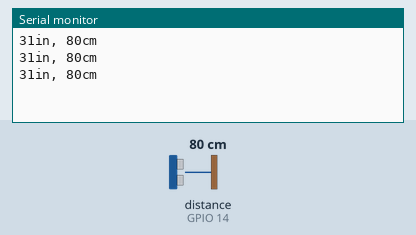
Simulated run of this sketch. Board: ESP32. Shown: the last lines printed to the serial monitor. Wiring (inferred from the names in the program): ultrasonic range finder: trigger GPIO 32; echo GPIO 14. The test bench sets the inputs (shaded band); at power-on: distance to the obstacle (sensor on GPIO 14) 80 cm. The echo pulse lasts 58.3 µs per cm.

Above: at 1.3 s.
1.4 s: distance to the obstacle (sensor on GPIO 14) set to 2 cm
At 1.9 s:
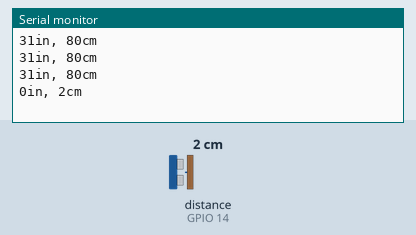
2.9 s: distance to the obstacle (sensor on GPIO 14) set to 4 cm
At 3.4 s:
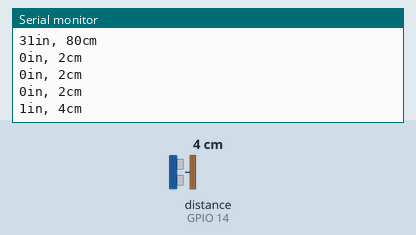
Timing chart, 0 to 5.9 s (numbered marks = the images above; inputs shaded):
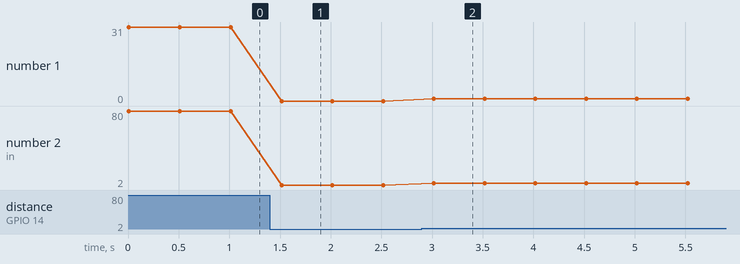

Measured:
- after the input at 1.4 s, the serial monitor: prints a new line after 0.12 s (image 1)
- after the input at 2.9 s, the serial monitor: prints a new line after 0.12 s (image 2)
- plotted number 1: 31 → 0 after the input at 1.4 s, 0 → 1 after the input at 2.9 s
- plotted number 2: 80 → 2 after the input at 1.4 s, 2 → 4 after the input at 2.9 s

The sketch:

Ultrasonic_class.ino
```cpp
const int pingPin = 32; // Trigger Pin of Ultrasonic Sensor
const int echoPin = 14; // Echo Pin of Ultrasonic Sensor
class Ultrasonic_me{
  private:
  int p_echo;
  int p_trig;
  public:
  Ultrasonic_me(int echo, int trig):p_echo(echo),p_trig(trig){}
  int get_echo(){
    return p_echo;
  }
  int get_trig(){
    return p_trig;
  }
  void setup(){
    pinMode(get_trig(),OUTPUT);
    pinMode(get_echo(),INPUT);
  }
  long microsecondsToInches(long microseconds) {
    return microseconds / 74 / 2;
  }

  long microsecondsToCentimeters(long microseconds) {
    return microseconds / 29 / 2;
  }
  void ultrasonic(long &duration, long & cm, long & inch){
    digitalWrite(get_trig(), LOW);
    delayMicroseconds(2);
    digitalWrite(get_trig(), HIGH);
    delayMicroseconds(10);
    digitalWrite(get_trig(), LOW);
    duration = pulseIn(get_echo(), HIGH);
    inch = microsecondsToInches(duration);
    cm = microsecondsToCentimeters(duration);
  }
};
Ultrasonic_me ultrasonic1(echoPin,pingPin);
void setup() {
  Serial.begin(9600); // Starting Serial Terminal
  ultrasonic1.setup();
}
long duration=0, inch=0, cm=0;
void loop() {
  ultrasonic1.ultrasonic(duration, cm, inch);
  Serial.print(inch);
  Serial.print("in, ");
  Serial.print(cm);
  Serial.print("cm");
  Serial.println();
  delay(500);
}
```
